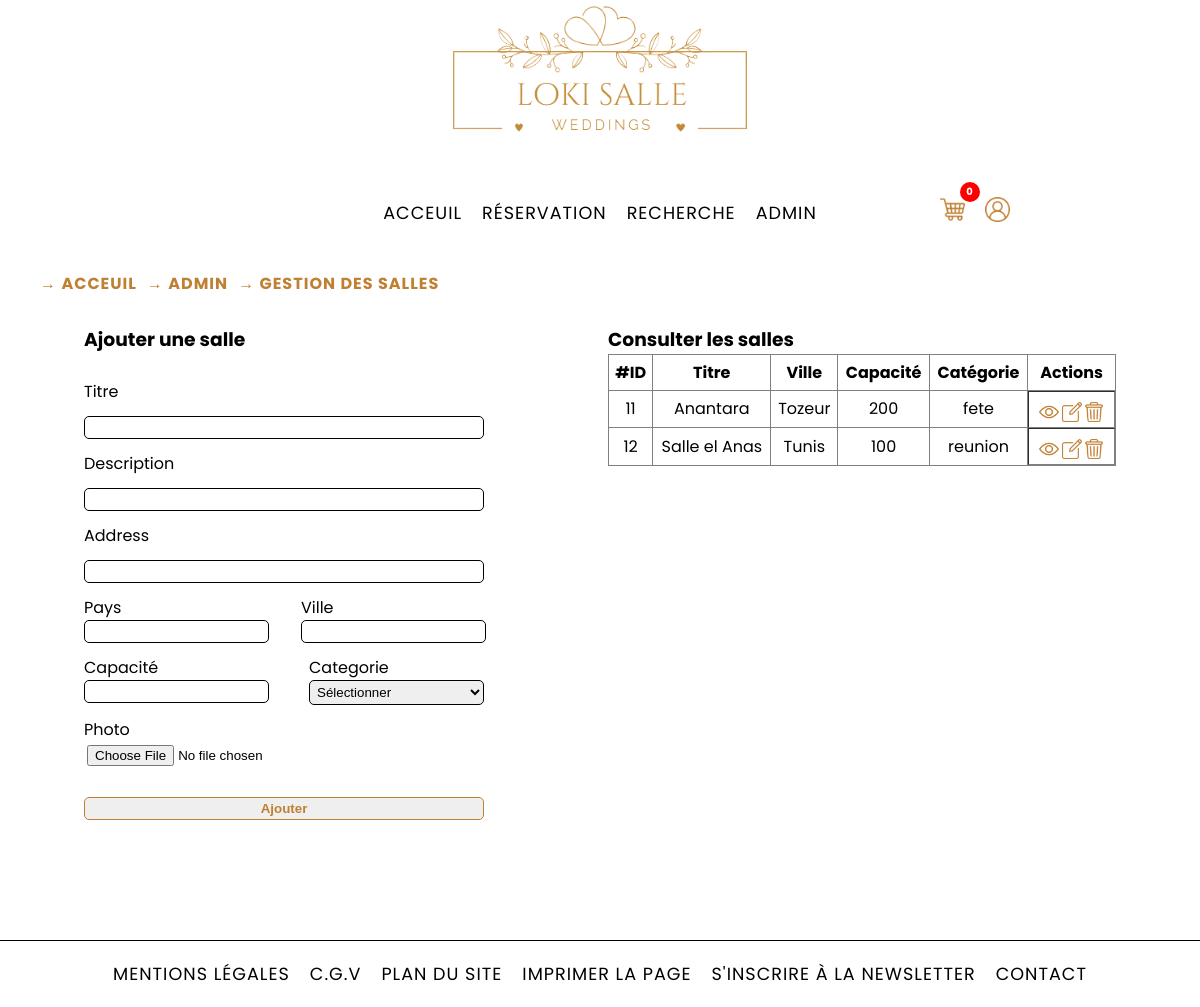
Screenshot of /pages/gestion_salles.php (signed in) with the database file from the repository.
### tables this page shows
CREATE TABLE `salle` (
  `id_salle` int(5) NOT NULL,
  `titre` varchar(200) DEFAULT NULL,
  `description` text DEFAULT NULL,
  `adresse` text DEFAULT NULL,
  `pays` varchar(20) DEFAULT NULL,
  `ville` varchar(20) DEFAULT NULL,
  `photo` varchar(200) DEFAULT NULL,
  `capacite` int(3) DEFAULT NULL,
  `categorie` enum('fete','reunion','anniversaire') DEFAULT NULL,
  `date_added` timestamp NOT NULL DEFAULT current_timestamp() ON UPDATE current_timestamp()
);

### pages/gestion_salles.php (the view, shortened to what this page needs)
<?php
require_once('../config/config.php');
?>
<?php include_once('./templates/header.php'); ?>
<section id="gs-container">
    <div class="gs-addSalle">
        <h3 class="gs-title">Ajouter une salle </h3>
        <form action="#" method="post" class="gs-form" enctype="multipart/form-data">
            <label for="gsTitre">Titre</label>
            <input type="text" id="gsTitre" name="gsTitre" value="<?php echo $_SESSION['gsTitre'] ?>">
            <label for="gsDesc">Description</label>
            <input type="text" id="gsDesc" name="gsDesc" value="<?php echo $_SESSION['gsDesc'] ?>">
            <label for="gsAdd">Address</label>
            <input type="text" id="gsAdd" name="gsAdd" value="<?php echo $_SESSION['gsAdd'] ?>">
            <div class="gs-form-group">
                <div class="gs-form-group-item">
                    <label for="gsPays">Pays</label>
                    <input type="text" name="gsPays" id="gsPays" value="<?php echo $_SESSION['gsPays'] ?>">
                </div>
                <div class="gs-form-group-item">
                    <label for="gsVille">Ville</label>
                    <input type="text" name="gsVille" id="gsVille" value="<?php echo $_SESSION['gsVille'] ?>">
                </div>
            </div>
            <div class="gs-form-group">
                <div class="gs-form-group-item">
                    <label for="gsCap">Capacité</label>
                    <input type="text" name="gsCap" id="gsCap" value="<?php echo $_SESSION['gsCap'] ?>">
                </div>
                <div class="gs-form-group-item">
                    <label for="gsCat">Categorie</label>
                    <select id="gsCat" name="gsCat">
                        <option value="0" selected>Sélectionner</option>
                </div>
            </div>
            <div class="gs-form-group">
                <div class="gs-form-group-item">
                    <label for="gsPhoto">Photo</label>
                    <input type="file" name="gsPhoto" id="gsPhoto">
                </div>
            </div>
            <input type="submit" name="gs-s-ajouter" class="s-addBtn" id="gs-s-ajouter" value="Ajouter">
        </form>
    </div>
    <div class="gs-viewSalle">
        <h3 class="gs-title">Consulter les salles</h3>
        <?php
            $tableName = 'salle';
            $query = 'SELECT * FROM '.$tableName;
            $getSalles = mysqli_query($link, $query);
            echo '<table class="gs-table" border="1">';
            echo '<tr>';
            echo '<th>#ID</th>';
            echo '<th>Titre</th>';
            echo '<th>Ville</th>';
            echo '<th>Capacité</th>';
            echo '<th>Catégorie</th>';
            echo '<th>Actions</th>';
            echo '</tr>';
            if (mysqli_num_rows($getSalles) > 0 ) {
                while ($row = mysqli_fetch_assoc($getSalles)) {
                    echo '<tr>';
                    echo '<td>'.$row['id_salle'].'</td>';
                    echo '<td>'.$row['titre'].'</td>';
                    echo '<td>'.$row['ville'].'</td>';
                    echo '<td>'.$row['capacite'].'</td>';
                    echo '<td>'.$row['categorie'].'</td>';
                    echo '<td class="gs-actions">';
                    echo '<a href="manage_salle.php?id='.$row['id_salle'].'&action=view" class="gs-view"><img src="../images/view.png" class="gs-a-icon"></a>';
                    echo '<a href="manage_salle.php?id='.$row['id_salle'].'&action=edit" class="gs-edit"><img src="../images/edit.png" class="gs-a-icon"></a>';
                    echo '<a href="#" class="gs-delete" onclick="confirmDelete( '. $row['id_salle'] .')"><img src="../images/delete.png" class="gs-a-icon"></a>';
                    echo '</td>';
                    echo '</tr>';
                }
            } else {
                echo '<tr><td colspan="6"><p class="gs-noSalle">Aucune salles trouvée</td></tr></p>';
            }
            echo '</table>';
        ?>
    </div>
</section>
<?php include_once('./templates/footer.php'); ?>

### css/style.css (style rules this page uses)
* { margin: 0; padding: 0; box-sizing: border-box; }
input { border: 1px solid black; border-radius: 5px; }
table { border-collapse: collapse; }
table th, table td { padding: 5px; }
html, body { font-family: 'Poppins', Helvetica, sans-serif; font-size: 1rem; overflow-x: hidden; }
body { display: flex; flex-direction: column; min-height: 100vh; }
#gs-container, #view-container, #gp-container { padding: 2% 7% 10% 7%; display:flex; gap: 1rem; }
.gs-addSalle, .gs-viewSalle { flex: 50%; }
.s-addBtn { margin-top: 1rem; color:#BF8034; border: 1px solid #BF8034; padding: 5px 10px; border-radius: 5px; background-color: none; font-weight: bold; text-align: center; }
.gs-table, .gp-table { width: 100%; border-collapse: collapse; }
.gs-table td, .gp-table td { text-align: center; }
.gs-a-icon, .gp-a-icon { width: 20px; height: 20px; margin-top: 5px; }
.gs-table .gs-actions, .gp-table .gp-actions { display: flex; justify-content: space-between; align-items: center; padding: 5px 10px; border-collapse: collapse; }
.gs-form-group { display: flex; gap: 2rem; justify-content: space-between; }
.gs-form-group-item { display:flex; flex-direction: column; }
.gs-form { display: flex; flex-direction: column; gap: 0.75rem; max-width: 400px; margin-top: 25px; }
.gs-form input { padding: 3px; border-radius: 5px; }
.gs-form input[type="file"] { border: none; }
.gs-form select { padding: 3px 75px 3px 3px; border-radius: 5px; border: 1px solid black; }

### rows the page displays
salle: id_salle "11", titre "Anantara", ville "Tozeur", capacite "200", categorie "fete"
salle: id_salle "12", titre "Salle el Anas", ville "Tunis", capacite "100", categorie "reunion"

### other values shown
$cartItemCount "0"
$crumb['name'] "→ ACCEUIL"
$crumb['name'] "→ ADMIN"
$crumb['name'] "→ GESTION DES SALLES"
